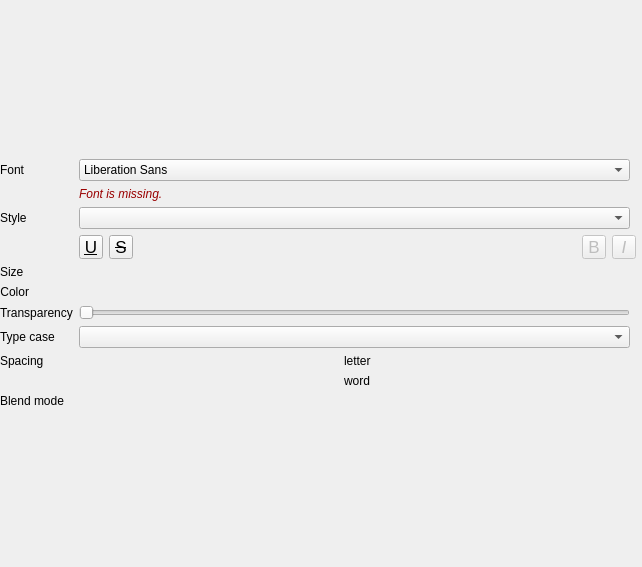
                        <widget class="QWidget" name="scrollAreaWidgetContents">
                         <property name="geometry">
                          <rect>
                           <x>0</x>
                           <y>0</y>
                           <width>642</width>
                           <height>567</height>
                          </rect>
                         </property>
                         <layout class="QVBoxLayout" name="verticalLayout_7">
                          <property name="leftMargin">
                           <number>0</number>
                          </property>
                          <property name="topMargin">
                           <number>0</number>
                          </property>
                          <property name="rightMargin">
                           <number>6</number>
                          </property>
                          <property name="bottomMargin">
                           <number>0</number>
                          </property>
                          <item>
                           <widget class="QFrame" name="mFontStyleGroupBox">
                            <property name="sizePolicy">
                             <sizepolicy hsizetype="Preferred" vsizetype="Maximum">
                              <horstretch>0</horstretch>
                              <verstretch>0</verstretch>
                             </sizepolicy>
                            </property>
                            <property name="maximumSize">
                             <size>
                              <width>16777215</width>
                              <height>16777215</height>
                             </size>
                            </property>
                            <layout class="QGridLayout" name="gridLayout_9">
                             <property name="margin">
                              <number>0</number>
                             </property>
                             <item row="1" column="1">
                              <widget class="QFrame" name="mFontFamilyFrame">
                               <layout class="QHBoxLayout" name="horizontalLayout_5">
                                <property name="margin">
                                 <number>0</number>
                                </property>
                                <item>
                                 <widget class="QLabel" name="mFontMissingLabel">
                                  <property name="sizePolicy">
                                   <sizepolicy hsizetype="Expanding" vsizetype="Preferred">
                                    <horstretch>0</horstretch>
                                    <verstretch>0</verstretch>
                                   </sizepolicy>
                                  </property>
                                  <property name="styleSheet">
                                   <string notr="true">color: #990000;
font-style: italic;</string>
                                  </property>
                                  <property name="text">
                                   <string>Font is missing.</string>
                                  </property>
                                  <property name="alignment">
                                   <set>Qt::AlignLeading|Qt::AlignLeft|Qt::AlignVCenter</set>
                                  </property>
                                 </widget>
                                </item>
                               </layout>
                              </widget>
                             </item>
                             <item row="6" column="1">
                              <widget class="QFrame" name="frame">
                               <property name="sizePolicy">
                                <sizepolicy hsizetype="Preferred" vsizetype="Maximum">
                                 <horstretch>0</horstretch>
                                 <verstretch>0</verstretch>
                                </sizepolicy>
                               </property>
                               <layout class="QHBoxLayout" name="horizontalLayout_23">
                                <property name="margin">
                                 <number>0</number>
                                </property>
                                <item>
                                 <widget class="QSlider" name="mFontTranspSlider">
                                  <property name="enabled">
                                   <bool>true</bool>
                                  </property>
                                  <property name="minimumSize">
                                   <size>
                                    <width>0</width>
                                    <height>0</height>
                                   </size>
                                  </property>
                                  <property name="maximumSize">
                                   <size>
                                    <width>16777215</width>
                                    <height>16777215</height>
                                   </size>
                                  </property>
                                  <property name="maximum">
                                   <number>100</number>
                                  </property>
                                  <property name="orientation">
                                   <enum>Qt::Horizontal</enum>
                                  </property>
                                 </widget>
                                </item>
                               </layout>
                              </widget>
                             </item>
                             <item row="8" column="0">
                              <widget class="QLabel" name="label_10">
                               <property name="text">
                                <string>Spacing</string>
                               </property>
                              </widget>
                             </item>
                             <item row="10" column="0">
                              <widget class="QLabel" name="labelBlendMode">
                               <property name="text">
                                <string>Blend mode</string>
                               </property>
                              </widget>
                             </item>
                             <item row="9" column="1" colspan="2">
                              <layout class="QHBoxLayout" name="horizontalLayout_15">
                               <item>
                                <widget class="QLabel" name="mFontWordSpacingLabel">
                                 <property name="sizePolicy">
                                  <sizepolicy hsizetype="Maximum" vsizetype="Preferred">
                                   <horstretch>0</horstretch>
                                   <verstretch>0</verstretch>
                                  </sizepolicy>
                                 </property>
                                 <property name="text">
                                  <string>word</string>
                                 </property>
                                </widget>
                               </item>
                              </layout>
                             </item>
                             <item row="3" column="1" colspan="2">
                              <layout class="QHBoxLayout" name="horizontalLayout_13">
                               <item>
                                <widget class="QToolButton" name="mFontUnderlineBtn">
                                 <property name="enabled">
                                  <bool>true</bool>
                                 </property>
                                 <property name="minimumSize">
                                  <size>
                                   <width>24</width>
                                   <height>24</height>
                                  </size>
                                 </property>
                                 <property name="maximumSize">
                                  <size>
                                   <width>24</width>
                                   <height>24</height>
                                  </size>
                                 </property>
                                 <property name="font">
                                  <font>
                                   <pointsize>13</pointsize>
                                   <underline>true</underline>
                                  </font>
                                 </property>
                                 <property name="toolTip">
                                  <string>Underlined text</string>
                                 </property>
                                 <property name="text">
                                  <string>U</string>
                                 </property>
                                 <property name="checkable">
                                  <bool>true</bool>
                                 </property>
                                </widget>
                               </item>
                               <item>
                                <widget class="QToolButton" name="mFontStrikethroughBtn">
                                 <property name="enabled">
                                  <bool>true</bool>
                                 </property>
                                 <property name="minimumSize">
                                  <size>
                                   <width>24</width>
                                   <height>24</height>
                                  </size>
                                 </property>
                                 <property name="maximumSize">
                                  <size>
                                   <width>24</width>
                                   <height>24</height>
                                  </size>
                                 </property>
                                 <property name="font">
                                  <font>
                                   <pointsize>13</pointsize>
                                   <strikeout>true</strikeout>
                                  </font>
                                 </property>
                                 <property name="toolTip">
                                  <string>Strikeout text</string>
                                 </property>
                                 <property name="text">
                                  <string>S</string>
                                 </property>
                                 <property name="checkable">
                                  <bool>true</bool>
                                 </property>
                                </widget>
                               </item>
                               <item>
                                <spacer name="horizontalSpacer_11">
                                 <property name="orientation">
                                  <enum>Qt::Horizontal</enum>
                                 </property>
                                 <property name="sizeHint" stdset="0">
                                  <size>
                                   <width>0</width>
                                   <height>20</height>
                                  </size>
                                 </property>
                                </spacer>
                               </item>
                               <item>
                                <widget class="QToolButton" name="mFontBoldBtn">
                                 <property name="enabled">
                                  <bool>false</bool>
                                 </property>
                                 <property name="minimumSize">
                                  <size>
                                   <width>24</width>
                                   <height>24</height>
                                  </size>
                                 </property>
                                 <property name="maximumSize">
                                  <size>
                                   <width>24</width>
                                   <height>24</height>
                                  </size>
                                 </property>
                                 <property name="font">
                                  <font>
                                   <pointsize>13</pointsize>
                                  </font>
                                 </property>
                                 <property name="toolTip">
                                  <string>Bold text
(data defined only, overrides Style)</string>
                                 </property>
                                 <property name="text">
                                  <string>B</string>
                                 </property>
                                 <property name="checkable">
                                  <bool>true</bool>
                                 </property>
                                </widget>
                               </item>
                               <item>
                                <widget class="QToolButton" name="mFontItalicBtn">
                                 <property name="enabled">
                                  <bool>false</bool>
                                 </property>
                                 <property name="minimumSize">
                                  <size>
                                   <width>24</width>
                                   <height>24</height>
                                  </size>
                                 </property>
                                 <property name="maximumSize">
                                  <size>
                                   <width>24</width>
                                   <height>24</height>
                                  </size>
                                 </property>
                                 <property name="font">
                                  <font>
                                   <pointsize>13</pointsize>
                                   <italic>true</italic>
                                  </font>
                                 </property>
                                 <property name="toolTip">
                                  <string>Italic text
(data defined only, overrides Style)</string>
                                 </property>
                                 <property name="text">
                                  <string>I</string>
                                 </property>
                                 <property name="checkable">
                                  <bool>true</bool>
                                 </property>
                                </widget>
                               </item>
                              </layout>
                             </item>
                             <item row="4" column="0">
                              <widget class="QLabel" name="mFontSizeLabel">
                               <property name="sizePolicy">
                                <sizepolicy hsizetype="Maximum" vsizetype="Preferred">
                                 <horstretch>0</horstretch>
                                 <verstretch>0</verstretch>
                                </sizepolicy>
                               </property>
                               <property name="text">
                                <string>Size</string>
                               </property>
                              </widget>
                             </item>
                             <item row="0" column="1">
                              <widget class="QFontComboBox" name="mFontFamilyCmbBx">
                               <property name="editable">
                                <bool>false</bool>
                               </property>
                              </widget>
                             </item>
                             <item row="8" column="1" colspan="2">
                              <layout class="QHBoxLayout" name="horizontalLayout_14">
                               <item>
                                <widget class="QLabel" name="mFontLetterSpacingLabel">
                                 <property name="sizePolicy">
                                  <sizepolicy hsizetype="Maximum" vsizetype="Preferred">
                                   <horstretch>0</horstretch>
                                   <verstretch>0</verstretch>
                                  </sizepolicy>
                                 </property>
                                 <property name="text">
                                  <string>letter</string>
                                 </property>
                                </widget>
                               </item>
                              </layout>
                             </item>
                             <item row="2" column="0">
                              <widget class="QLabel" name="mFontStyleLabel">
                               <property name="sizePolicy">
                                <sizepolicy hsizetype="Maximum" vsizetype="Preferred">
                                 <horstretch>0</horstretch>
                                 <verstretch>0</verstretch>
                                </sizepolicy>
                               </property>
                               <property name="text">
                                <string>Style</string>
                               </property>
                              </widget>
                             </item>
                             <item row="6" column="0">
                              <widget class="QLabel" name="mFontTranspLabel">
                               <property name="enabled">
                                <bool>true</bool>
                               </property>
                               <property name="text">
                                <string>Transparency</string>
                               </property>
                              </widget>
                             </item>
                             <item row="7" column="1">
                              <widget class="QComboBox" name="mFontCapitalsComboBox">
                               <property name="enabled">
                                <bool>true</bool>
                               </property>
                               <property name="sizePolicy">
                                <sizepolicy hsizetype="Preferred" vsizetype="Fixed">
                                 <horstretch>0</horstretch>
                                 <verstretch>0</verstretch>
                                </sizepolicy>
                               </property>
                               <property name="maximumSize">
                                <size>
                                 <width>16777215</width>
                                 <height>16777215</height>
                                </size>
                               </property>
                               <property name="toolTip">
                                <string>Capitalization style of text</string>
                               </property>
                              </widget>
                             </item>
                             <item row="2" column="1">
                              <widget class="QComboBox" name="mFontStyleComboBox">
                               <property name="sizePolicy">
                                <sizepolicy hsizetype="Expanding" vsizetype="Fixed">
                                 <horstretch>0</horstretch>
                                 <verstretch>0</verstretch>
                                </sizepolicy>
                               </property>
                               <property name="minimumSize">
                                <size>
                                 <width>0</width>
                                 <height>0</height>
                                </size>
                               </property>
                               <property name="maximumSize">
                                <size>
                                 <width>16777215</width>
                                 <height>16777215</height>
                                </size>
                               </property>
                               <property name="toolTip">
                                <string>Available typeface styles</string>
                               </property>
                               <property name="sizeAdjustPolicy">
                                <enum>QComboBox::AdjustToContentsOnFirstShow</enum>
                               </property>
                              </widget>
                             </item>
                             <item row="0" column="0">
                              <widget class="QLabel" name="mFontLabel">
                               <property name="sizePolicy">
                                <sizepolicy hsizetype="Preferred" vsizetype="Preferred">
                                 <horstretch>0</horstretch>
                                 <verstretch>0</verstretch>
                                </sizepolicy>
                               </property>
                               <property name="text">
                                <string>Font</string>
                               </property>
                               <property name="alignment">
                                <set>Qt::AlignLeading|Qt::AlignLeft|Qt::AlignVCenter</set>
                               </property>
                              </widget>
                             </item>
                             <item row="7" column="0">
                              <widget class="QLabel" name="mFontCapitalsLabel">
                               <property name="sizePolicy">
                                <sizepolicy hsizetype="Maximum" vsizetype="Preferred">
                                 <horstretch>0</horstretch>
                                 <verstretch>0</verstretch>
                                </sizepolicy>
                               </property>
                               <property name="text">
                                <string>Type case</string>
                               </property>
                              </widget>
                             </item>
                             <item row="5" column="0">
                              <widget class="QLabel" name="mFontColorLabel">
                               <property name="sizePolicy">
                                <sizepolicy hsizetype="Maximum" vsizetype="Preferred">
                                 <horstretch>0</horstretch>
                                 <verstretch>0</verstretch>
                                </sizepolicy>
                               </property>
                               <property name="text">
                                <string>Color</string>
                               </property>
                               <property name="alignment">
                                <set>Qt::AlignRight|Qt::AlignTrailing|Qt::AlignVCenter</set>
                               </property>
                              </widget>
                             </item>
                            </layout>
                           </widget>
                          </item>
                         </layout>
                        </widget>
